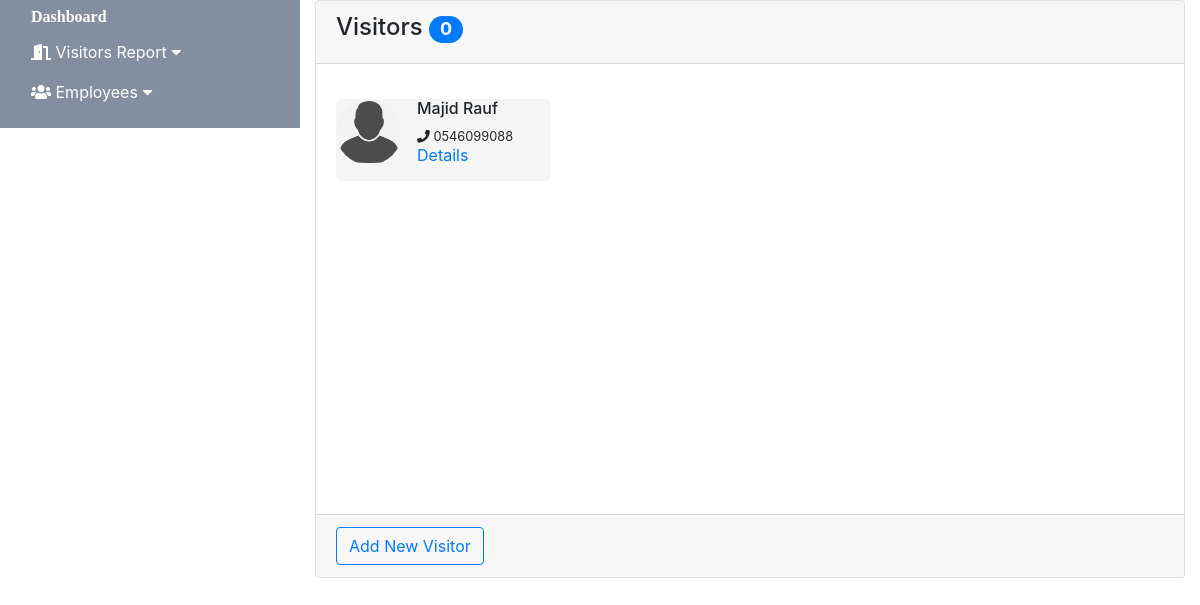
Page /logapp/visitors/ on the committed database.
### logapp/models.py (models this page shows, shortened)
class Visitor(models.Model):
    first_name=models.CharField(max_length=50)
    last_name=models.CharField(max_length=50)
    picture=models.CharField(max_length=40)
    phone=models.CharField(max_length=15)

### logapp/views.py (the view)
# urls.py: path('visitors/',views.VisitorsListView.as_view(),name='visitors')
class VisitorsListView(generic.ListView):
    model = Visitor
    template_name='logapp/visitors/visitors.html'

### logapp/templates/logapp/visitors/visitors.html
{% extends "base_generic.html" %}
{% block content %}
<div class="card">
        <div class="card-header">
                <h4>Visitors <small class="badge badge-pill badge-primary">0</small></h4>
        </div>
        <div class="card-body card_h_m">
            <div class="row">
                    {% if visitor_list %}
                    {% for visitor in visitor_list %}
                        <div class="col-3 person">
                            <div class="row">
                                <div class="pic">{% load static %}
                                    <img  src="{% static 'img/pic.png' %}" />
                                </div>
                                <ul class="list-unstyled col">
                                    <li><h6>{{ visitor.first_name }}   {{ visitor.last_name}}</h6></li>
                                    <li><small><i class="fa fa-phone"> </i> {{ visitor.phone }}</small></li>
                                    <li><a href="#">Details</a></li>
                                </ul>
                            </div>
                        </div>
                    {% endfor %}
                    {% endif %}
            </div>
        </div>
        <div class="card-footer">
            <a  class="btn btn-outline-primary" href="{% url 'visitor_create' %}" >Add New Visitor</a>
        </div>
    </div>
{% endblock %}

### logapp/static/css/style.css (style rules this page uses)
.pic { width: 66px; height: 66px; border-radius: 33px; overflow: hidden; }
.pic img, .pic_l img { object-fit: cover; width: 100%; height: 100%; }
.card_h_m { height: 450px !important; }
.person { border-radius: 5px; background: whitesmoke; border: thin 2px #222; margin: 15px; }
.person li { line-height: 19px; }

### rows in the picture
Visitor: first_name "Majid", last_name "Rauf", phone "0546099088"
